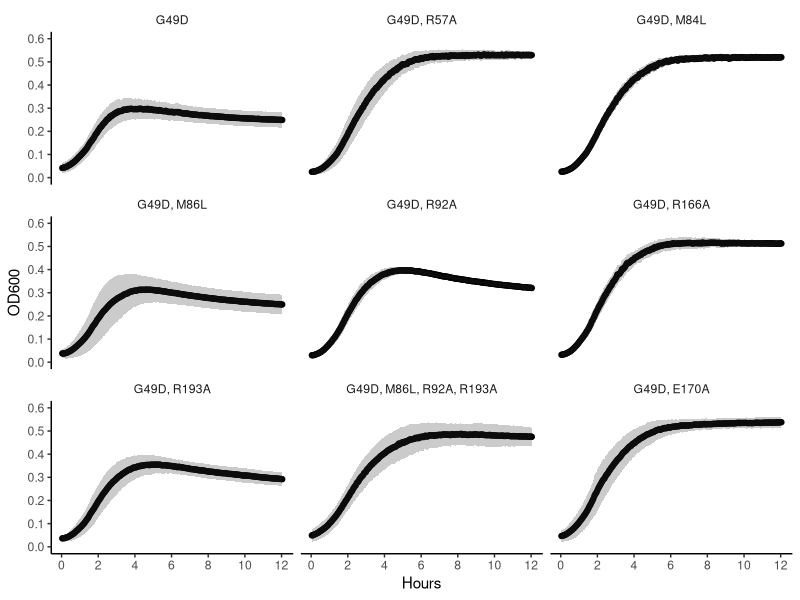
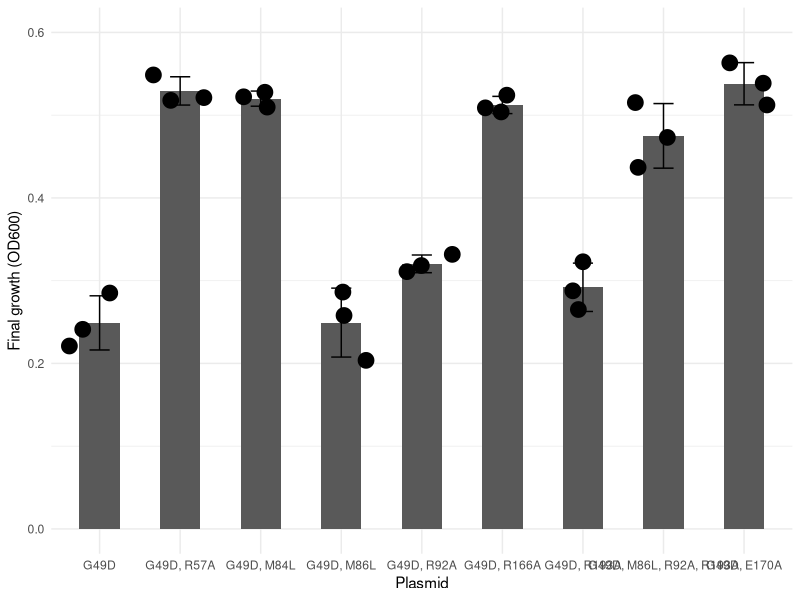

Here is the R script that generated these plots, in order:
###################### SCRIPT INFO ######################
# This R_script corresponds to  Fig. S5, regarding growth curves of additional point mutations to DarT(D) in the delta-recA strain.

library(tidyverse)

## Load data ====
df_raw <- read_csv("../data/Input_files_Script6/20230826_toxicity_assay.csv")

df1 <- df_raw
df_names1 <- colnames(df1)
df_names2 <- sub("r.*", "", df_names1)
df_names3 <- sub("p","",df_names2); df_names3[1] <- c("Time")

## Plots of Growth curves. ====
df4 <- df1; colnames(df4) <- df_names3
BLK_mean <- mean(unlist(df4[1,colnames(df4) == "BLK"]))
df5 <- df4 %>% pivot_longer(cols = -c(Time), names_to = "Plasmid", values_to = "OD") %>% mutate(ODc = OD - BLK_mean) %>% filter(str_detect(Plasmid, "[0-9]"))
df6 <- df5 %>% group_by(Time, Plasmid) %>% summarize(OD_mean = mean(ODc), OD_sd = sd(ODc)) %>% ungroup() %>% mutate(Hours = as.numeric(Time) / 3600, Plasmid=factor(Plasmid, levels = c(167,195,182,180,181,196,21,28,168)))
custom_labels <- c("167" = "G49D", "195"="G49D, R57A", "182"="G49D, M84L", "180"="G49D, M86L", "181"="G49D, R92A", "196"="G49D, R166A", "21"="G49D, R193A", "28"="G49D, M86L, R92A, R193A", "168"="G49D, E170A")
plotA <- ggplot(data = df6, aes(x=Hours, y=OD_mean)) +
  geom_point(color="black") +
  geom_ribbon(aes(ymin = OD_mean - OD_sd, ymax = OD_mean + OD_sd), alpha = 0.25) +
  facet_wrap(vars(Plasmid), labeller = labeller(Plasmid = custom_labels)) +
  scale_x_continuous(breaks = seq(0,12, by= 2)) +
  scale_y_continuous(lim = c(0,0.6), breaks = seq(0, 0.6, by = 0.1)) +
  labs(y= "OD600") +
  theme(axis.line = element_line(color = "black"),
        panel.background = element_blank(),
        strip.background = element_blank()) ;plotA

## Plot final OD for each sample. ====
Final_Time <- as.numeric(df1[nrow(df1),"Time"])
df8 <- df5 %>% filter(Time == Final_Time)
df9 <- df8 %>% group_by(Plasmid) %>% summarize(OD_mean = mean(ODc), OD_sd = sd(ODc)) %>% mutate(Plasmid = factor(Plasmid, levels = c(167,195,182,180,181,196,21,28,168)))
plotB <- ggplot() +
  geom_col(data=df9, aes(x=Plasmid, y=OD_mean), width=.5) +
  geom_errorbar(data=df9, aes(x=Plasmid, ymin=(OD_mean - OD_sd), ymax=(OD_mean + OD_sd)), width=0.25 ) +
  geom_point(data=df8, aes(x=Plasmid, y=ODc), position=position_jitter(), size=5 ) +
  labs(y="Final growth (OD600)") +
  scale_y_continuous(limits=c(0,0.6))+
  scale_x_discrete(labels = custom_labels)+
  theme_minimal();plotB

# Save plots ====
output_folder <- "../outputs/Output_files_Script6"
dir.create(output_folder, recursive = TRUE)

filename <- paste0(output_folder, "/PlotA_growth_curves.pdf")
ggplot2::ggsave(
  filename = filename,
  plot     = plotA,
  width    = 10,
  height   = 7
)

filename <- paste0(output_folder, "/PlotB_final_OD.pdf")
ggplot2::ggsave(
  filename = filename,
  plot     = plotB,
  width    = 12,
  height   = 7
)
###################### END OF SCRIPT ######################